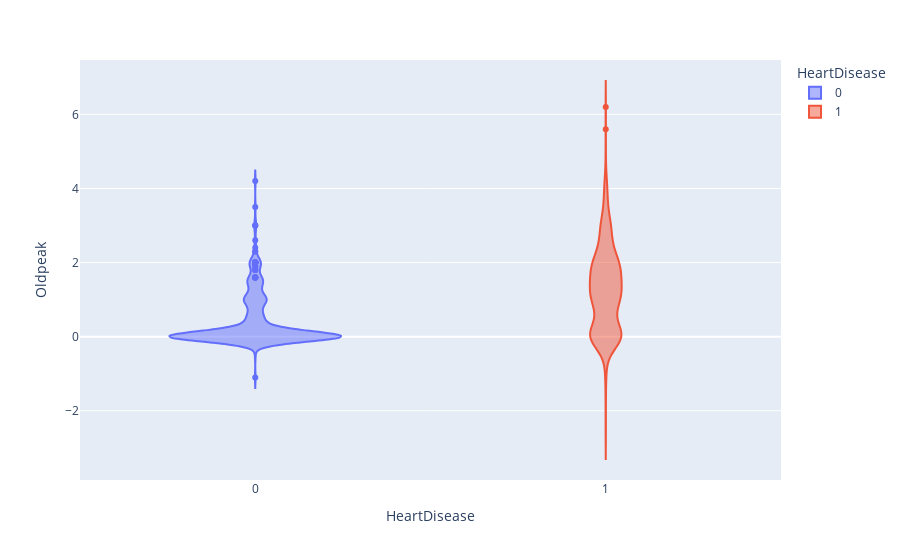

Notebook code cell kept with this figure:
### Code cell
px.violin(heart_df,x='HeartDisease',y='Oldpeak',color='HeartDisease')

### Figure 1 — Plotly figure (JSON) as saved in the notebook; plotly's stock layout.template omitted (floating-point values rounded to 4 significant figures; data arrays with more than 128 entries replaced by an {"elided": "..."} marker saying what was removed)
{"data": [{"alignmentgroup": "True", "box": {"visible": false}, "hovertemplate": "HeartDisease=%{x}<br>Oldpeak=%{y}<extra></extra>", "legendgroup": "0", "marker": {"color": "#636efa"}, "name": "0", "offsetgroup": "0", "orientation": "v", "scalegroup": "True", "showlegend": true, "type": "violin", "x": {"elided": "410 int values"}, "x0": " ", "xaxis": "x", "y": {"elided": "410 float values"}, "y0": " ", "yaxis": "y"}, {"alignmentgroup": "True", "box": {"visible": false}, "hovertemplate": "HeartDisease=%{x}<br>Oldpeak=%{y}<extra></extra>", "legendgroup": "1", "marker": {"color": "#EF553B"}, "name": "1", "offsetgroup": "1", "orientation": "v", "scalegroup": "True", "showlegend": true, "type": "violin", "x": {"elided": "508 int values"}, "x0": " ", "xaxis": "x", "y": {"elided": "508 float values"}, "y0": " ", "yaxis": "y"}], "layout": {"legend": {"title": {"text": "HeartDisease"}, "tracegroupgap": 0}, "margin": {"t": 60}, "violinmode": "overlay", "xaxis": {"anchor": "y", "categoryarray": [0, 1], "categoryorder": "array", "domain": [0, 1], "title": {"text": "HeartDisease"}}, "yaxis": {"anchor": "x", "domain": [0, 1], "title": {"text": "Oldpeak"}}}}
